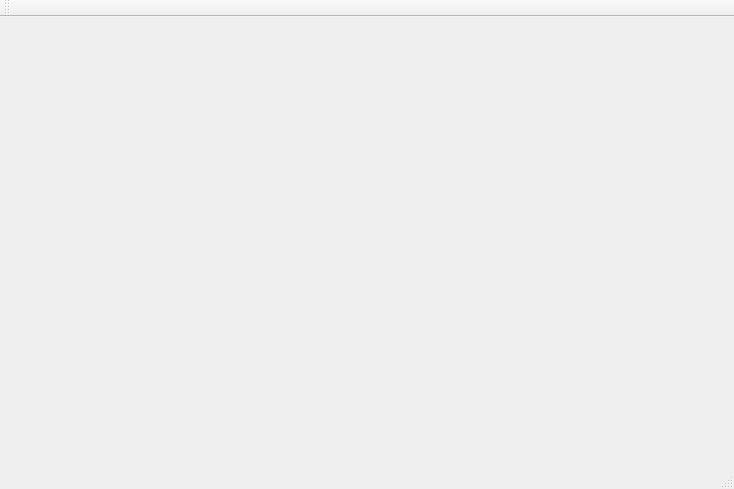
<?xml version="1.0" encoding="UTF-8"?>
<ui version="4.0">
 <class>MainWindow</class>
 <widget class="QMainWindow" name="MainWindow">
  <property name="geometry">
   <rect>
    <x>0</x>
    <y>0</y>
    <width>734</width>
    <height>489</height>
   </rect>
  </property>
  <property name="windowTitle">
   <string>MainWindow</string>
  </property>
  <widget class="QWidget" name="centralWidget"/>
  <widget class="QMenuBar" name="menuBar">
   <property name="geometry">
    <rect>
     <x>0</x>
     <y>0</y>
     <width>734</width>
     <height>23</height>
    </rect>
   </property>
  </widget>
  <widget class="QToolBar" name="mainToolBar">
   <attribute name="toolBarArea">
    <enum>TopToolBarArea</enum>
   </attribute>
   <attribute name="toolBarBreak">
    <bool>false</bool>
   </attribute>
  </widget>
  <widget class="QStatusBar" name="statusBar"/>
 </widget>
 <layoutdefault spacing="6" margin="11"/>
 <resources/>
 <connections/>
</ui>
